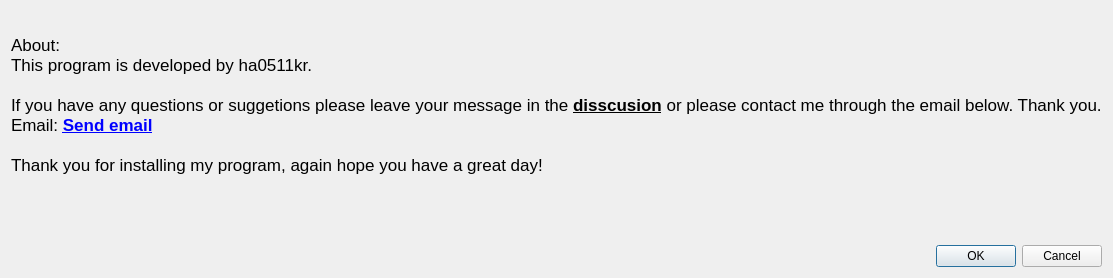
<?xml version="1.0" encoding="UTF-8"?>
<ui version="4.0">
 <class>About</class>
 <widget class="QDialog" name="About">
  <property name="geometry">
   <rect>
    <x>0</x>
    <y>0</y>
    <width>446</width>
    <height>278</height>
   </rect>
  </property>
  <property name="windowTitle">
   <string>Dialog</string>
  </property>
  <layout class="QGridLayout" name="gridLayout">
   <item row="0" column="0">
    <widget class="QLabel" name="label">
     <property name="text">
      <string>&lt;!DOCTYPE HTML PUBLIC &quot;-//W3C//DTD HTML 4.0//EN&quot; &quot;http://www.w3.org/TR/REC-html40/strict.dtd&quot;&gt;
&lt;html&gt;&lt;head&gt;&lt;meta name=&quot;qrichtext&quot; content=&quot;1&quot; /&gt;&lt;style type=&quot;text/css&quot;&gt;
p, li { white-space: pre-wrap; }
&lt;/style&gt;&lt;/head&gt;&lt;body style=&quot; font-family:'.SF NS Text'; font-size:13pt; font-weight:400; font-style:normal;&quot;&gt;
&lt;p style=&quot; margin-top:0px; margin-bottom:0px; margin-left:0px; margin-right:0px; -qt-block-indent:0; text-indent:0px;&quot;&gt;About:&lt;/p&gt;
&lt;p style=&quot; margin-top:0px; margin-bottom:0px; margin-left:0px; margin-right:0px; -qt-block-indent:0; text-indent:0px;&quot;&gt;This program is developed by ha0511kr.&lt;/p&gt;
&lt;p style=&quot;-qt-paragraph-type:empty; margin-top:0px; margin-bottom:0px; margin-left:0px; margin-right:0px; -qt-block-indent:0; text-indent:0px;&quot;&gt;&lt;br /&gt;&lt;/p&gt;
&lt;p style=&quot; margin-top:0px; margin-bottom:0px; margin-left:0px; margin-right:0px; -qt-block-indent:0; text-indent:0px;&quot;&gt;If you have any questions or suggetions please leave your message in the &lt;span style=&quot; font-weight:600; text-decoration: underline;&quot;&gt;disscusion&lt;/span&gt; or please contact me through the email below. Thank you.&lt;/p&gt;
&lt;p style=&quot; margin-top:0px; margin-bottom:0px; margin-left:0px; margin-right:0px; -qt-block-indent:0; text-indent:0px;&quot;&gt;Email:&lt;span style=&quot; font-weight:600;&quot;&gt; &lt;/span&gt;&lt;a href=&quot;mailto:ha0511kr.dev@gmail.com&quot;&gt;&lt;span style=&quot; font-weight:600; text-decoration: underline; color:#0000ff;&quot;&gt;Send email&lt;/span&gt;&lt;/a&gt;&lt;/p&gt;
&lt;p style=&quot;-qt-paragraph-type:empty; margin-top:0px; margin-bottom:0px; margin-left:0px; margin-right:0px; -qt-block-indent:0; text-indent:0px;&quot;&gt;&lt;br /&gt;&lt;/p&gt;
&lt;p style=&quot; margin-top:0px; margin-bottom:0px; margin-left:0px; margin-right:0px; -qt-block-indent:0; text-indent:0px;&quot;&gt;Thank you for installing my program, again hope you have a great day!&lt;/p&gt;
&lt;p style=&quot;-qt-paragraph-type:empty; margin-top:0px; margin-bottom:0px; margin-left:0px; margin-right:0px; -qt-block-indent:0; text-indent:0px;&quot;&gt;&lt;br /&gt;&lt;/p&gt;
&lt;p style=&quot;-qt-paragraph-type:empty; margin-top:0px; margin-bottom:0px; margin-left:0px; margin-right:0px; -qt-block-indent:0; text-indent:0px;&quot;&gt;&lt;br /&gt;&lt;/p&gt;&lt;/body&gt;&lt;/html&gt;</string>
     </property>
    </widget>
   </item>
   <item row="1" column="0">
    <widget class="QDialogButtonBox" name="buttonBox">
     <property name="orientation">
      <enum>Qt::Horizontal</enum>
     </property>
     <property name="standardButtons">
      <set>QDialogButtonBox::Cancel|QDialogButtonBox::Ok</set>
     </property>
    </widget>
   </item>
  </layout>
 </widget>
 <resources/>
 <connections>
  <connection>
   <sender>buttonBox</sender>
   <signal>accepted()</signal>
   <receiver>About</receiver>
   <slot>accept()</slot>
   <hints>
    <hint type="sourcelabel">
     <x>248</x>
     <y>254</y>
    </hint>
    <hint type="destinationlabel">
     <x>157</x>
     <y>274</y>
    </hint>
   </hints>
  </connection>
  <connection>
   <sender>buttonBox</sender>
   <signal>rejected()</signal>
   <receiver>About</receiver>
   <slot>reject()</slot>
   <hints>
    <hint type="sourcelabel">
     <x>316</x>
     <y>260</y>
    </hint>
    <hint type="destinationlabel">
     <x>286</x>
     <y>274</y>
    </hint>
   </hints>
  </connection>
 </connections>
</ui>
